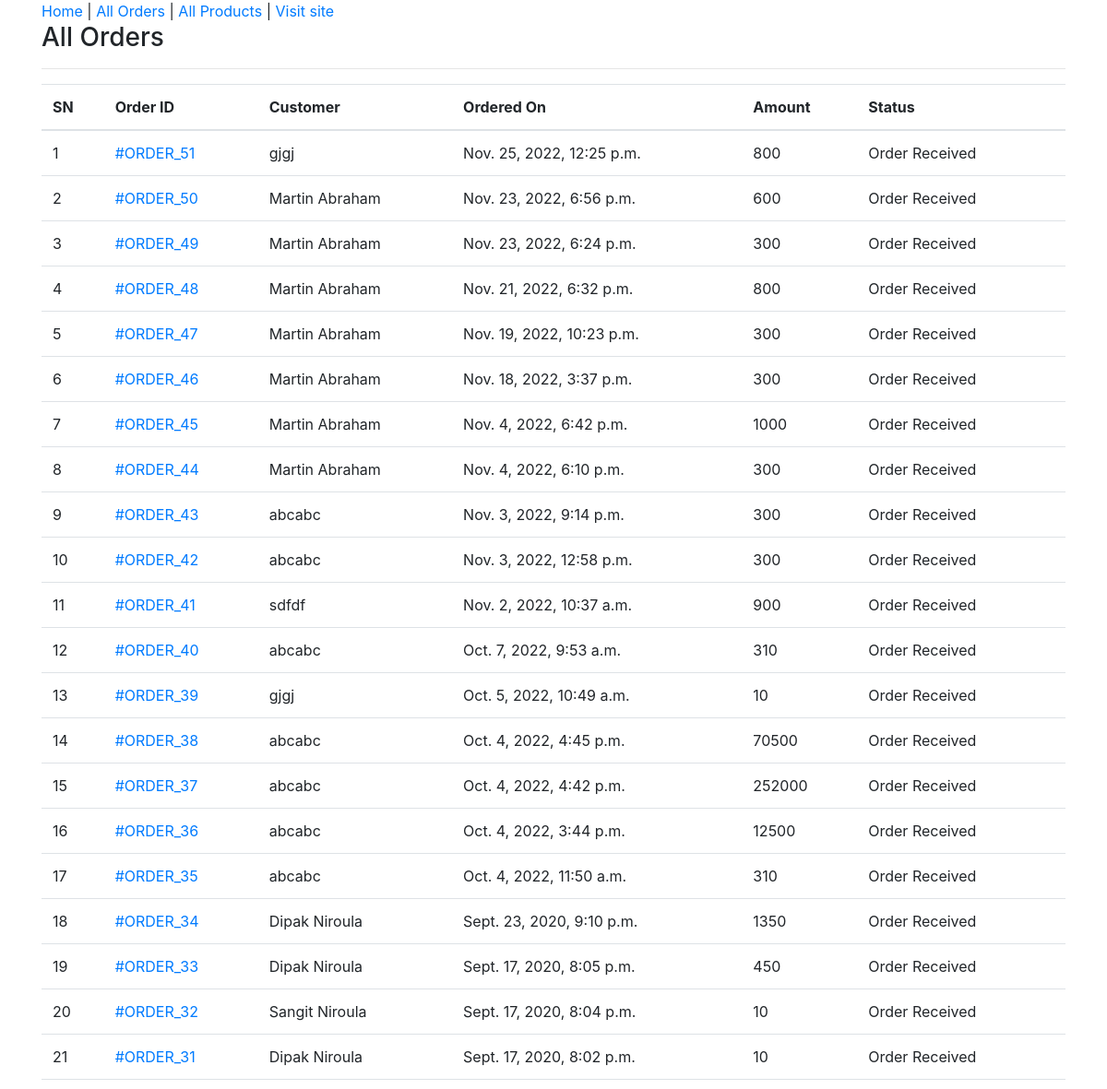
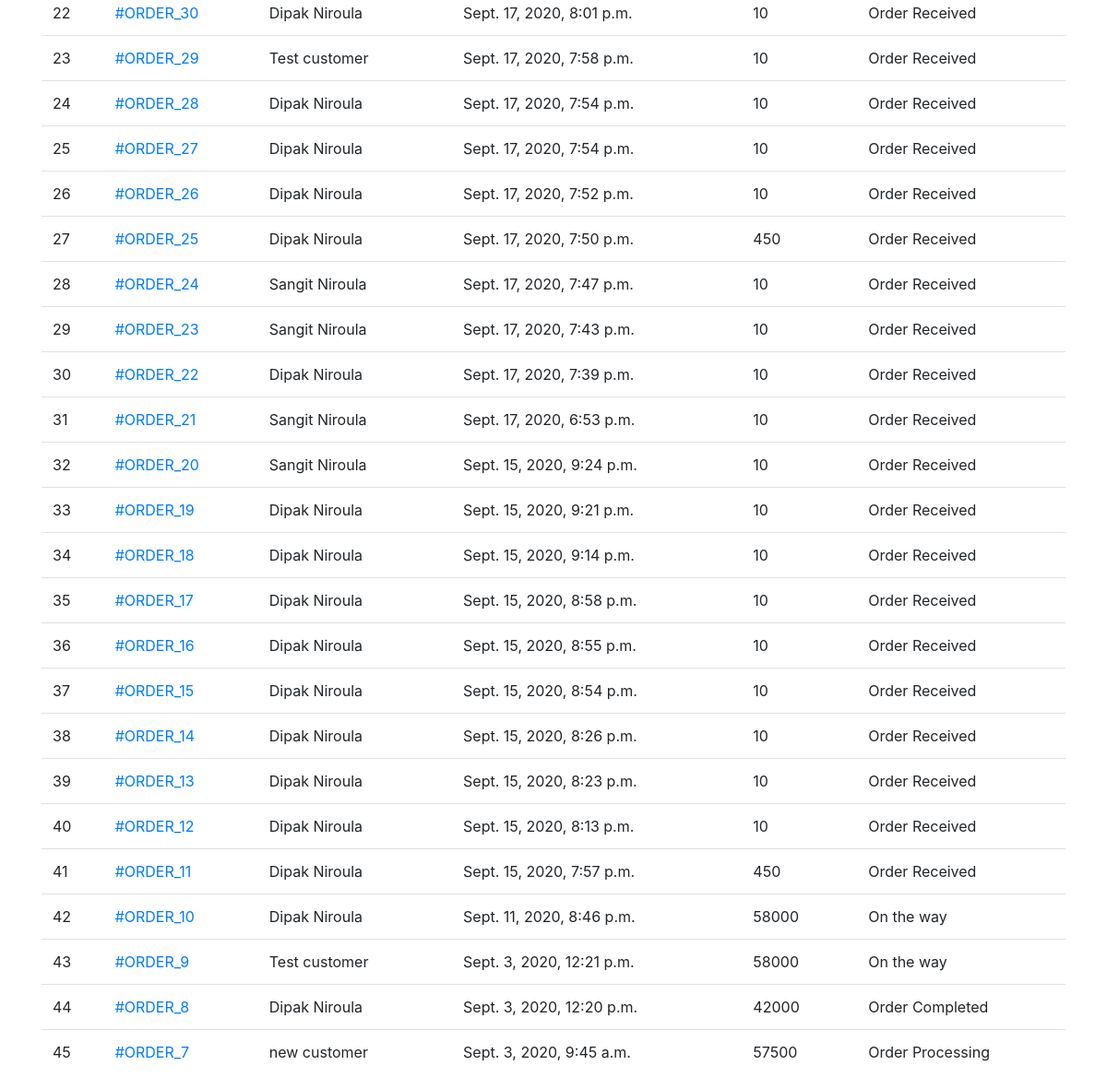
The app's page /admin-all-orders/ (signed in) with its own data (2 pictures, top to bottom).
### ecomapp/models.py (models this page shows, shortened)
class Order(models.Model):
    cart = models.OneToOneField(Cart, on_delete=models.CASCADE)
    ordered_by = models.CharField(max_length=200)
    shipping_address = models.CharField(max_length=200)
    mobile = models.CharField(max_length=10)
    email = models.EmailField(null=True, blank=True)
    subtotal = models.PositiveIntegerField()
    discount = models.PositiveIntegerField()
    total = models.PositiveIntegerField()
    order_status = models.CharField(max_length=50, choices=ORDER_STATUS)
    created_at = models.DateTimeField(auto_now_add=True)
    payment_method = models.CharField(
        max_length=20, choices=METHOD, default="Cash On Delivery")
    payment_completed = models.BooleanField(
        default=False, null=True, blank=True)

### ecomapp/views.py (the view)
# urls.py: path("admin-all-orders/", AdminOrderListView.as_view(), name="adminorderlist"),
class AdminOrderListView(AdminRequiredMixin, ListView):
    template_name = "adminpages/adminorderlist.html"
    queryset = Order.objects.all().order_by("-id")
    context_object_name = "allorders"

### ecomapp/views.py (called while the page is built)
    def dispatch(self, request, *args, **kwargs):
        if request.user.is_authenticated and Admin.objects.filter(user=request.user).exists():
            pass
        else:
            return redirect("/admin-login/")
        return super().dispatch(request, *args, **kwargs)

### templates/adminpages/adminorderlist.html (shortened to what this page needs)
{% extends 'adminpages/adminbase.html' %}
{% block content %}
<div class="container">
    <div class="row">
        <div class="col-md-12">
            <h3>All Orders</h3><hr>
            <table class="table">
                <thead>
                    <tr>
                        <th>SN</th>
                        <th>Order ID </th>
                        <th>Customer</th>
                        <th>Ordered On</th>
                        <th>Amount</th>
                        <th>Status</th>
                    </tr>
                </thead>
                <tbody>
                    {% for order in allorders %}
                    <tr>
                        <td>{{forloop.counter}}</td>
                        <td><a href="{% url 'ecomapp:adminorderdetail' order.id %}">#ORDER_{{order.id}}</a></td>
                        <td>{{order.ordered_by}}</td>
                        <td>{{order.created_at}}</td>
                        <td>{{order.total}}</td>
                        <td>{{order.order_status}}</td>
                    </tr>
                    {% endfor %}
                </tbody>
            </table>
        </div>
    </div>
</div>
{% endblock %}

### records on screen
Order: id "51", ordered_by "gjgj", created_at "Nov. 25, 2022, 12:25 p.m.", total "800", order_status "Order Received"
Order: id "50", ordered_by "Martin Abraham", created_at "Nov. 23, 2022, 6:56 p.m.", total "600", order_status "Order Received"
Order: id "49", ordered_by "Martin Abraham", created_at "Nov. 23, 2022, 6:24 p.m.", total "300", order_status "Order Received"
Order: id "48", ordered_by "Martin Abraham", created_at "Nov. 21, 2022, 6:32 p.m.", total "800", order_status "Order Received"
Order: id "47", ordered_by "Martin Abraham", created_at "Nov. 19, 2022, 10:23 p.m.", total "300", order_status "Order Received"
Order: id "46", ordered_by "Martin Abraham", created_at "Nov. 18, 2022, 3:37 p.m.", total "300", order_status "Order Received"
Order: id "45", ordered_by "Martin Abraham", created_at "Nov. 4, 2022, 6:42 p.m.", total "1000", order_status "Order Received"
Order: id "44", ordered_by "Martin Abraham", created_at "Nov. 4, 2022, 6:10 p.m.", total "300", order_status "Order Received"
Order: id "43", ordered_by "abcabc", created_at "Nov. 3, 2022, 9:14 p.m.", total "300", order_status "Order Received"
Order: id "42", ordered_by "abcabc", created_at "Nov. 3, 2022, 12:58 p.m.", total "300", order_status "Order Received"
Order: id "41", ordered_by "sdfdf", created_at "Nov. 2, 2022, 10:37 a.m.", total "900", order_status "Order Received"
Order: id "40", ordered_by "abcabc", created_at "Oct. 7, 2022, 9:53 a.m.", total "310", order_status "Order Received"
Order: id "39", ordered_by "gjgj", created_at "Oct. 5, 2022, 10:49 a.m.", total "10", order_status "Order Received"
Order: id "38", ordered_by "abcabc", created_at "Oct. 4, 2022, 4:45 p.m.", total "70500", order_status "Order Received"
Order: id "37", ordered_by "abcabc", created_at "Oct. 4, 2022, 4:42 p.m.", total "252000", order_status "Order Received"
Order: id "36", ordered_by "abcabc", created_at "Oct. 4, 2022, 3:44 p.m.", total "12500", order_status "Order Received"
Order: id "35", ordered_by "abcabc", created_at "Oct. 4, 2022, 11:50 a.m.", total "310", order_status "Order Received"
Order: id "34", ordered_by "Dipak Niroula", created_at "Sept. 23, 2020, 9:10 p.m.", total "1350", order_status "Order Received"
Order: id "33", ordered_by "Dipak Niroula", created_at "Sept. 17, 2020, 8:05 p.m.", total "450", order_status "Order Received"
Order: id "32", ordered_by "Sangit Niroula", created_at "Sept. 17, 2020, 8:04 p.m.", total "10", order_status "Order Received"
Order: id "31", ordered_by "Dipak Niroula", created_at "Sept. 17, 2020, 8:02 p.m.", total "10", order_status "Order Received"
Order: id "30", ordered_by "Dipak Niroula", created_at "Sept. 17, 2020, 8:01 p.m.", total "10", order_status "Order Received"
Order: id "29", ordered_by "Test customer", created_at "Sept. 17, 2020, 7:58 p.m.", total "10", order_status "Order Received"
Order: id "28", ordered_by "Dipak Niroula", created_at "Sept. 17, 2020, 7:54 p.m.", total "10", order_status "Order Received"
Order: id "27", ordered_by "Dipak Niroula", created_at "Sept. 17, 2020, 7:54 p.m.", total "10", order_status "Order Received"
Order: id "26", ordered_by "Dipak Niroula", created_at "Sept. 17, 2020, 7:52 p.m.", total "10", order_status "Order Received"
Order: id "25", ordered_by "Dipak Niroula", created_at "Sept. 17, 2020, 7:50 p.m.", total "450", order_status "Order Received"
Order: id "24", ordered_by "Sangit Niroula", created_at "Sept. 17, 2020, 7:47 p.m.", total "10", order_status "Order Received"
Order: id "23", ordered_by "Sangit Niroula", created_at "Sept. 17, 2020, 7:43 p.m.", total "10", order_status "Order Received"
Order: id "22", ordered_by "Dipak Niroula", created_at "Sept. 17, 2020, 7:39 p.m.", total "10", order_status "Order Received"
Order: id "21", ordered_by "Sangit Niroula", created_at "Sept. 17, 2020, 6:53 p.m.", total "10", order_status "Order Received"
Order: id "20", ordered_by "Sangit Niroula", created_at "Sept. 15, 2020, 9:24 p.m.", total "10", order_status "Order Received"
Order: id "19", ordered_by "Dipak Niroula", created_at "Sept. 15, 2020, 9:21 p.m.", total "10", order_status "Order Received"
Order: id "18", ordered_by "Dipak Niroula", created_at "Sept. 15, 2020, 9:14 p.m.", total "10", order_status "Order Received"
Order: id "17", ordered_by "Dipak Niroula", created_at "Sept. 15, 2020, 8:58 p.m.", total "10", order_status "Order Received"
Order: id "16", ordered_by "Dipak Niroula", created_at "Sept. 15, 2020, 8:55 p.m.", total "10", order_status "Order Received"
Order: id "15", ordered_by "Dipak Niroula", created_at "Sept. 15, 2020, 8:54 p.m.", total "10", order_status "Order Received"
Order: id "14", ordered_by "Dipak Niroula", created_at "Sept. 15, 2020, 8:26 p.m.", total "10", order_status "Order Received"
Order: id "13", ordered_by "Dipak Niroula", created_at "Sept. 15, 2020, 8:23 p.m.", total "10", order_status "Order Received"
Order: id "12", ordered_by "Dipak Niroula", created_at "Sept. 15, 2020, 8:13 p.m.", total "10", order_status "Order Received"
Order: id "11", ordered_by "Dipak Niroula", created_at "Sept. 15, 2020, 7:57 p.m.", total "450", order_status "Order Received"
Order: id "10", ordered_by "Dipak Niroula", created_at "Sept. 11, 2020, 8:46 p.m.", total "58000", order_status "On the way"
Order: id "9", ordered_by "Test customer", created_at "Sept. 3, 2020, 12:21 p.m.", total "58000", order_status "On the way"
Order: id "8", ordered_by "Dipak Niroula", created_at "Sept. 3, 2020, 12:20 p.m.", total "42000", order_status "Order Completed"
Order: id "7", ordered_by "new customer", created_at "Sept. 3, 2020, 9:45 a.m.", total "57500", order_status "Order Processing"
